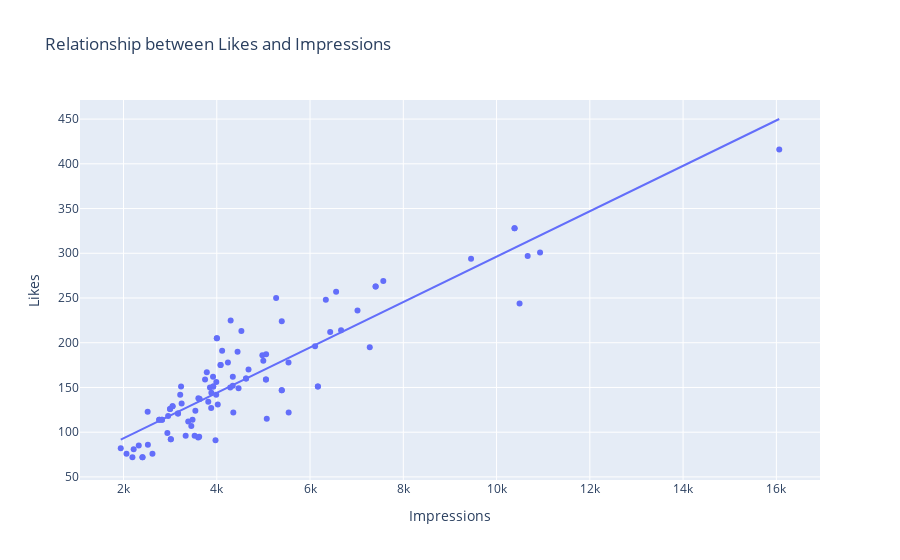

The cell this chart's notebook holds for it:
### Code cell
# using plotly
fig = px.scatter(data_frame = df1, x= "Impressions", y= "Likes", trendline= "ols", title= "Relationship between Likes and Impressions")
fig.show()
